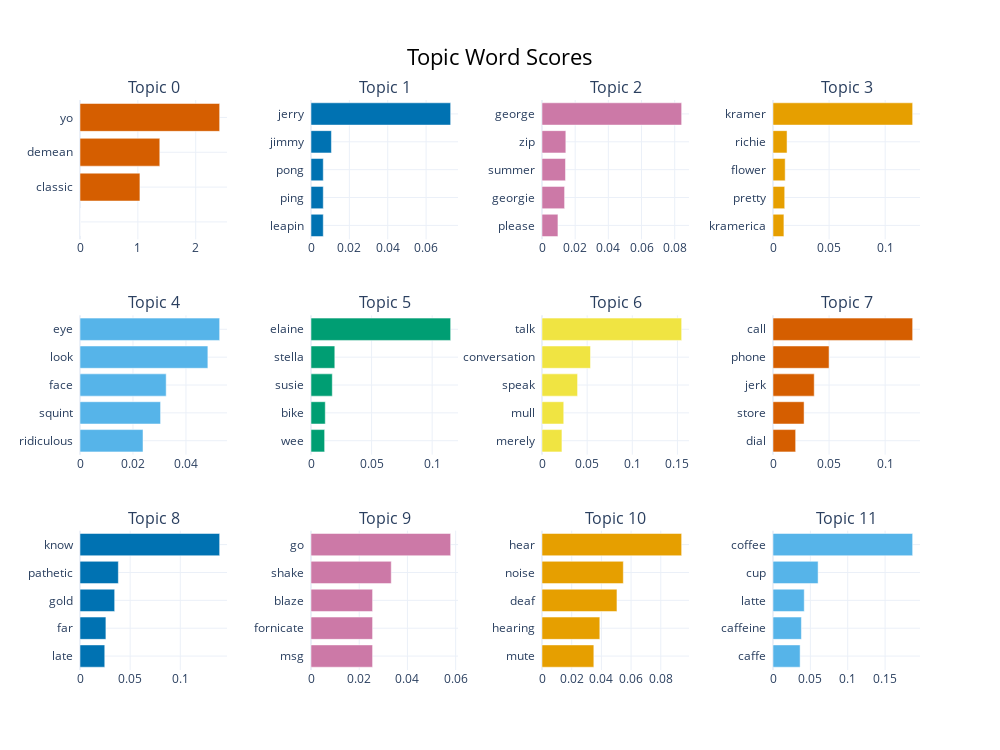

The notebook cell saved with this chart:
### Code cell
topic_word_scores = model.visualize_barchart(top_n_topics=12)
topic_word_scores.show()

### Figure 1 — Plotly figure (JSON) as saved in the notebook; plotly's stock layout.template omitted (floating-point values rounded to 4 significant figures)
{"data": [{"marker": {"color": "#D55E00"}, "orientation": "h", "type": "bar", "x": [1e-05, 1e-05, 1.036, 1.379, 2.414], "xaxis": "x", "y": ["  ", "  ", "classic  ", "demean  ", "yo  "], "yaxis": "y"}, {"marker": {"color": "#0072B2"}, "orientation": "h", "type": "bar", "x": [0.006394, 0.006394, 0.006394, 0.01065, 0.07279], "xaxis": "x2", "y": ["leapin  ", "ping  ", "pong  ", "jimmy  ", "jerry  "], "yaxis": "y2"}, {"marker": {"color": "#CC79A7"}, "orientation": "h", "type": "bar", "x": [0.009612, 0.01362, 0.01416, 0.01436, 0.08419], "xaxis": "x3", "y": ["please  ", "georgie  ", "summer  ", "zip  ", "george  "], "yaxis": "y3"}, {"marker": {"color": "#E69F00"}, "orientation": "h", "type": "bar", "x": [0.009725, 0.01044, 0.01086, 0.01252, 0.1245], "xaxis": "x4", "y": ["kramerica  ", "pretty  ", "flower  ", "richie  ", "kramer  "], "yaxis": "y4"}, {"marker": {"color": "#56B4E9"}, "orientation": "h", "type": "bar", "x": [0.02378, 0.03041, 0.03253, 0.04826, 0.05271], "xaxis": "x5", "y": ["ridiculous  ", "squint  ", "face  ", "look  ", "eye  "], "yaxis": "y5"}, {"marker": {"color": "#009E73"}, "orientation": "h", "type": "bar", "x": [0.01125, 0.01178, 0.01757, 0.01964, 0.1153], "xaxis": "x6", "y": ["wee  ", "bike  ", "susie  ", "stella  ", "elaine  "], "yaxis": "y6"}, {"marker": {"color": "#F0E442"}, "orientation": "h", "type": "bar", "x": [0.02208, 0.02408, 0.03939, 0.05373, 0.1547], "xaxis": "x7", "y": ["merely  ", "mull  ", "speak  ", "conversation  ", "talk  "], "yaxis": "y7"}, {"marker": {"color": "#D55E00"}, "orientation": "h", "type": "bar", "x": [0.0202, 0.02772, 0.03677, 0.04998, 0.1245], "xaxis": "x8", "y": ["dial  ", "store  ", "jerk  ", "phone  ", "call  "], "yaxis": "y8"}, {"marker": {"color": "#0072B2"}, "orientation": "h", "type": "bar", "x": [0.02469, 0.02583, 0.03458, 0.03825, 0.1393], "xaxis": "x9", "y": ["late  ", "far  ", "gold  ", "pathetic  ", "know  "], "yaxis": "y9"}, {"marker": {"color": "#CC79A7"}, "orientation": "h", "type": "bar", "x": [0.02554, 0.02554, 0.02554, 0.03329, 0.05793], "xaxis": "x10", "y": ["msg  ", "fornicate  ", "blaze  ", "shake  ", "go  "], "yaxis": "y10"}, {"marker": {"color": "#E69F00"}, "orientation": "h", "type": "bar", "x": [0.03491, 0.03894, 0.0505, 0.05478, 0.09407], "xaxis": "x11", "y": ["mute  ", "hearing  ", "deaf  ", "noise  ", "hear  "], "yaxis": "y11"}, {"marker": {"color": "#56B4E9"}, "orientation": "h", "type": "bar", "x": [0.03629, 0.03802, 0.04181, 0.06035, 0.1869], "xaxis": "x12", "y": ["caffe  ", "caffeine  ", "latte  ", "cup  ", "coffee  "], "yaxis": "y12"}], "layout": {"annotations": [{"font": {"size": 16}, "showarrow": false, "text": "Topic 0", "x": 0.0875, "xanchor": "center", "xref": "paper", "y": 1, "yanchor": "bottom", "yref": "paper"}, {"font": {"size": 16}, "showarrow": false, "text": "Topic 1", "x": 0.3625, "xanchor": "center", "xref": "paper", "y": 1, "yanchor": "bottom", "yref": "paper"}, {"font": {"size": 16}, "showarrow": false, "text": "Topic 2", "x": 0.6375, "xanchor": "center", "xref": "paper", "y": 1, "yanchor": "bottom", "yref": "paper"}, {"font": {"size": 16}, "showarrow": false, "text": "Topic 3", "x": 0.9125, "xanchor": "center", "xref": "paper", "y": 1, "yanchor": "bottom", "yref": "paper"}, {"font": {"size": 16}, "showarrow": false, "text": "Topic 4", "x": 0.0875, "xanchor": "center", "xref": "paper", "y": 0.6222, "yanchor": "bottom", "yref": "paper"}, {"font": {"size": 16}, "showarrow": false, "text": "Topic 5", "x": 0.3625, "xanchor": "center", "xref": "paper", "y": 0.6222, "yanchor": "bottom", "yref": "paper"}, {"font": {"size": 16}, "showarrow": false, "text": "Topic 6", "x": 0.6375, "xanchor": "center", "xref": "paper", "y": 0.6222, "yanchor": "bottom", "yref": "paper"}, {"font": {"size": 16}, "showarrow": false, "text": "Topic 7", "x": 0.9125, "xanchor": "center", "xref": "paper", "y": 0.6222, "yanchor": "bottom", "yref": "paper"}, {"font": {"size": 16}, "showarrow": false, "text": "Topic 8", "x": 0.0875, "xanchor": "center", "xref": "paper", "y": 0.2444, "yanchor": "bottom", "yref": "paper"}, {"font": {"size": 16}, "showarrow": false, "text": "Topic 9", "x": 0.3625, "xanchor": "center", "xref": "paper", "y": 0.2444, "yanchor": "bottom", "yref": "paper"}, {"font": {"size": 16}, "showarrow": false, "text": "Topic 10", "x": 0.6375, "xanchor": "center", "xref": "paper", "y": 0.2444, "yanchor": "bottom", "yref": "paper"}, {"font": {"size": 16}, "showarrow": false, "text": "Topic 11", "x": 0.9125, "xanchor": "center", "xref": "paper", "y": 0.2444, "yanchor": "bottom", "yref": "paper"}], "height": 750, "hoverlabel": {"bgcolor": "white", "font": {"family": "Rockwell", "size": 16}}, "showlegend": false, "title": {"font": {"color": "Black", "size": 22}, "text": "Topic Word Scores", "x": 0.5, "xanchor": "center", "yanchor": "top"}, "width": 1000, "xaxis": {"anchor": "y", "domain": [0, 0.175], "showgrid": true}, "xaxis10": {"anchor": "y10", "domain": [0.275, 0.45], "showgrid": true}, "xaxis11": {"anchor": "y11", "domain": [0.55, 0.725], "showgrid": true}, "xaxis12": {"anchor": "y12", "domain": [0.825, 1], "showgrid": true}, "xaxis2": {"anchor": "y2", "domain": [0.275, 0.45], "showgrid": true}, "xaxis3": {"anchor": "y3", "domain": [0.55, 0.725], "showgrid": true}, "xaxis4": {"anchor": "y4", "domain": [0.825, 1], "showgrid": true}, "xaxis5": {"anchor": "y5", "domain": [0, 0.175], "showgrid": true}, "xaxis6": {"anchor": "y6", "domain": [0.275, 0.45], "showgrid": true}, "xaxis7": {"anchor": "y7", "domain": [0.55, 0.725], "showgrid": true}, "xaxis8": {"anchor": "y8", "domain": [0.825, 1], "showgrid": true}, "xaxis9": {"anchor": "y9", "domain": [0, 0.175], "showgrid": true}, "yaxis": {"anchor": "x", "domain": [0.7556, 1], "showgrid": true}, "yaxis10": {"anchor": "x10", "domain": [0, 0.2444], "showgrid": true}, "yaxis11": {"anchor": "x11", "domain": [0, 0.2444], "showgrid": true}, "yaxis12": {"anchor": "x12", "domain": [0, 0.2444], "showgrid": true}, "yaxis2": {"anchor": "x2", "domain": [0.7556, 1], "showgrid": true}, "yaxis3": {"anchor": "x3", "domain": [0.7556, 1], "showgrid": true}, "yaxis4": {"anchor": "x4", "domain": [0.7556, 1], "showgrid": true}, "yaxis5": {"anchor": "x5", "domain": [0.3778, 0.6222], "showgrid": true}, "yaxis6": {"anchor": "x6", "domain": [0.3778, 0.6222], "showgrid": true}, "yaxis7": {"anchor": "x7", "domain": [0.3778, 0.6222], "showgrid": true}, "yaxis8": {"anchor": "x8", "domain": [0.3778, 0.6222], "showgrid": true}, "yaxis9": {"anchor": "x9", "domain": [0, 0.2444], "showgrid": true}}}
